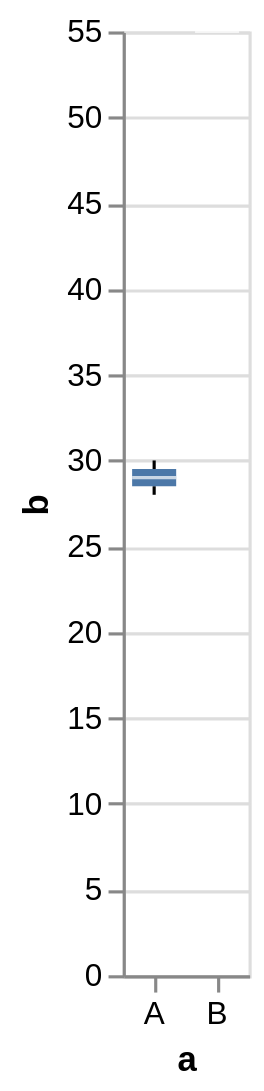

Express this chart as Vega-Lite.
### Vega-Lite specification from a JSON file in a GitHub repository (floating-point values rounded to 4 significant figures)
{"$schema": "https://vega.github.io/schema/vega-lite/v5.json", "description": "A simple bar chart with embedded data.", "data": {"values": [{"a": "A", "b": 28}, {"a": "A", "b": 30}, {"a": "B", "b": 55}]}, "layer": [{"transform": [{"joinaggregate": [{"op": "q1", "field": "b", "as": "lower_box_b"}, {"op": "q3", "field": "b", "as": "upper_box_b"}], "groupby": ["a"]}], "layer": [{"transform": [{"filter": "(datum[\"b\"] < datum[\"lower_box_b\"] - 1.5 * (datum[\"upper_box_b\"] - datum[\"lower_box_b\"])) || (datum[\"b\"] > datum[\"upper_box_b\"] + 1.5 * (datum[\"upper_box_b\"] - datum[\"lower_box_b\"]))"}], "mark": {"type": "point", "style": "boxplot-outliers"}, "encoding": {"y": {"field": "b", "type": "quantitative", "title": "b"}, "x": {"field": "a", "type": "nominal", "axis": {"labelAngle": 0}}}}, {"transform": [{"filter": "(datum[\"lower_box_b\"] - 1.5 * (datum[\"upper_box_b\"] - datum[\"lower_box_b\"]) <= datum[\"b\"]) && (datum[\"b\"] <= datum[\"upper_box_b\"] + 1.5 * (datum[\"upper_box_b\"] - datum[\"lower_box_b\"]))"}, {"aggregate": [{"op": "min", "field": "b", "as": "lower_whisker_b"}, {"op": "max", "field": "b", "as": "upper_whisker_b"}, {"op": "min", "field": "lower_box_b", "as": "lower_box_b"}, {"op": "max", "field": "upper_box_b", "as": "upper_box_b"}], "groupby": ["a"]}], "layer": [{"mark": {"type": "rule", "aria": false, "style": "boxplot-rule"}, "encoding": {"y": {"field": "lower_whisker_b", "type": "quantitative", "title": "b"}, "y2": {"field": "lower_box_b"}, "x": {"field": "a", "type": "nominal", "axis": {"labelAngle": 0}}, "tooltip": [{"field": "upper_whisker_b", "type": "quantitative", "title": "Upper Whisker of b"}, {"field": "lower_whisker_b", "type": "quantitative", "title": "Lower Whisker of b"}, {"field": "a", "type": "nominal"}]}}, {"mark": {"type": "rule", "aria": false, "style": "boxplot-rule"}, "encoding": {"y": {"field": "upper_box_b", "type": "quantitative", "title": "b"}, "y2": {"field": "upper_whisker_b"}, "x": {"field": "a", "type": "nominal", "axis": {"labelAngle": 0}}, "tooltip": [{"field": "upper_whisker_b", "type": "quantitative", "title": "Upper Whisker of b"}, {"field": "lower_whisker_b", "type": "quantitative", "title": "Lower Whisker of b"}, {"field": "a", "type": "nominal"}]}}]}]}, {"transform": [{"aggregate": [{"op": "q1", "field": "b", "as": "lower_box_b"}, {"op": "q3", "field": "b", "as": "upper_box_b"}, {"op": "median", "field": "b", "as": "mid_box_b"}, {"op": "min", "field": "b", "as": "min_b"}, {"op": "max", "field": "b", "as": "max_b"}], "groupby": ["a"]}], "layer": [{"mark": {"type": "bar", "size": 14, "orient": "vertical", "ariaRoleDescription": "box", "style": "boxplot-box"}, "encoding": {"y": {"field": "lower_box_b", "type": "quantitative", "title": "b"}, "y2": {"field": "upper_box_b"}, "x": {"field": "a", "type": "nominal", "axis": {"labelAngle": 0}}, "tooltip": [{"field": "max_b", "type": "quantitative", "title": "Max of b"}, {"field": "upper_box_b", "type": "quantitative", "title": "Q3 of b"}, {"field": "mid_box_b", "type": "quantitative", "title": "Median of b"}, {"field": "lower_box_b", "type": "quantitative", "title": "Q1 of b"}, {"field": "min_b", "type": "quantitative", "title": "Min of b"}, {"field": "a", "type": "nominal"}]}}, {"mark": {"color": "white", "type": "tick", "size": 14, "orient": "horizontal", "aria": false, "style": "boxplot-median"}, "encoding": {"y": {"field": "mid_box_b", "type": "quantitative", "title": "b"}, "x": {"field": "a", "type": "nominal", "axis": {"labelAngle": 0}}, "color": {"condition": {"test": "datum['lower_box_b'] >= datum['upper_box_b']"}}, "tooltip": [{"field": "max_b", "type": "quantitative", "title": "Max of b"}, {"field": "upper_box_b", "type": "quantitative", "title": "Q3 of b"}, {"field": "mid_box_b", "type": "quantitative", "title": "Median of b"}, {"field": "lower_box_b", "type": "quantitative", "title": "Q1 of b"}, {"field": "min_b", "type": "quantitative", "title": "Min of b"}, {"field": "a", "type": "nominal"}]}}]}]}
